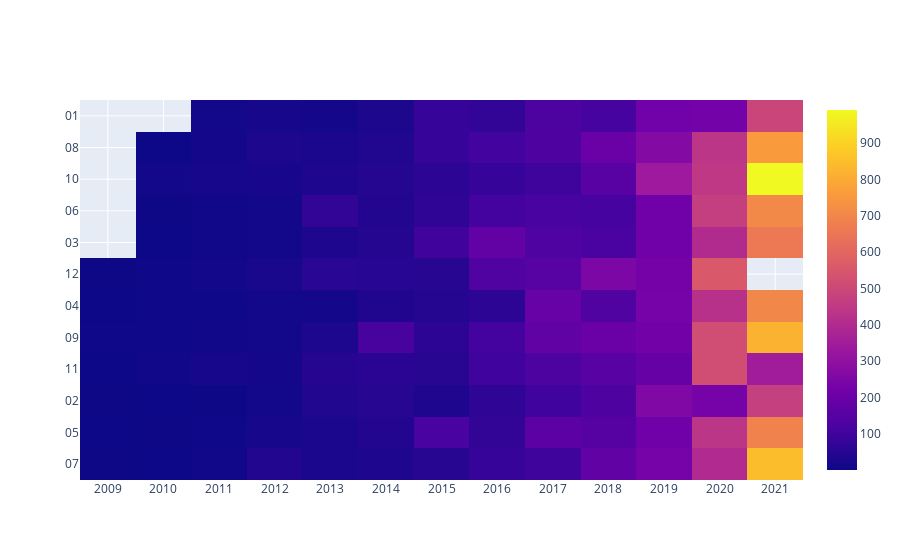

Here is the notebook cell this chart was saved with:
### Markdown cell above
# Visualize Heat Map

### Code cell
temp = df2[['value', 'month', 'year']].sort_values(by=['year'])

fig = go.Figure(data=go.Heatmap(
                   z=temp['value'],
                   x=temp['year'],
                   y=temp['month'],
                   hoverongaps = False))
fig.show()

### Figure 1 — Plotly figure (JSON) as saved in the notebook; plotly's stock layout.template omitted (floating-point values rounded to 4 significant figures; data arrays with more than 128 entries replaced by an {"elided": "..."} marker saying what was removed)
{"data": [{"hoverongaps": false, "type": "heatmap", "x": {"elided": "149 str values"}, "y": {"elided": "149 str values"}, "z": {"elided": "149 int values"}}], "layout": {}}
